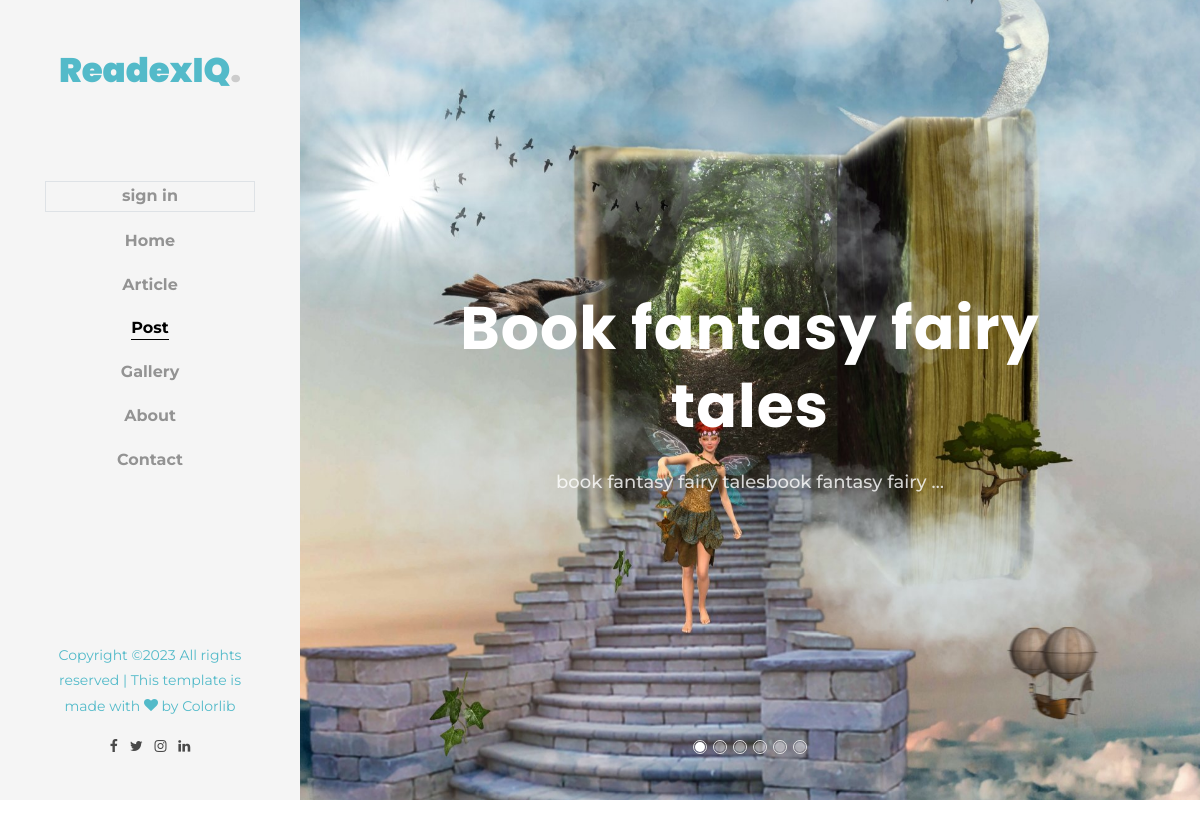
The app's page /article/post/list-post with its own data.
### bookApp/models.py (models this page shows, shortened)
class Author(models.Model):
    user = models.OneToOneField(User, on_delete=models.CASCADE)
    first_name = models.CharField(max_length=20, blank=False, null=True)
    last_name = models.CharField(max_length=20, blank=False, null=True)
    about = models.TextField(blank=False, null=True)
    address = models.TextField(blank=False, null=True)
    street = models.TextField(blank=False, null=True)
    website_name = models.TextField(default='Elen', blank=True, null=True)
    facebook_url = models.CharField(max_length=225, blank=True, null=True)
    twitter_url = models.CharField(max_length=225, blank=True, null=True)
    telegram_url = models.CharField(max_length=225, blank=True, null=True)
    linkdin_url = models.CharField(max_length=225, blank=True, null=True)
    telgram_url = models.CharField(max_length=225, blank=True, null=True)
    tel = models.IntegerField(default="(234) ", null=True)
    image = models.ImageField(upload_to='myApp/image',  blank=False, null=True)

class Post(models.Model):
    title = models.CharField(max_length=100, blank=False, null=True)
    overview = RichTextField(blank=False, null=True)
    updatetime = models.DateTimeField(auto_now=True, blank=False, null=True)
    timestamp = models.DateTimeField(auto_now_add=True, blank=False, null=True)
    like = models.IntegerField(default=0)
    viewer = models.IntegerField(default=0)
    author = models.ForeignKey(Author, related_name='post', on_delete=models.CASCADE)
    picture = models.ImageField(upload_to='myApp/image', blank=False, null=True)
    slug = models.SlugField(null=True)
    categories = models.ManyToManyField(Category, related_name="categories")

### bookApp/views.py (the view)
# urls.py: path('article/post/list-post', AllPostView.as_view(), name='post'),
class AllPostView(ListView):
    queryset = Post.objects.all().order_by('-id')
    context_object_name = 'printers'
    template_name = 'bookApp/all-post.html'
    paginate_by = 6
    def get_context_data(self,**kwargs):
        context = super().get_context_data(**kwargs)
        context['author'] = Author.objects.get(id=1)
        context['print'] = Post.objects.order_by('-id')[0:4]
        context['move'] = Post.objects.order_by('?')[0:6]
        context['deprint'] = Post.objects.order_by('?')[0:3]
        context['sidetag'] = Category.objects.order_by('?')[0:9]
        context['commentst'] = Comment.objects.values('post__title').annotate(Count('post__title'))
        context['sidebar'] = Post.objects.values('categories__title').annotate(Count('categories__title'))
        return context

### bookApp/templates/bookApp/all-post.html (shortened to what this page needs)
{% extends 'bookapp/base.html' %}
{% load humanize %}
{% load static %}
  {% block content %}
	<div id="colorlib-page">
		<aside id="colorlib-aside" role="complementary" class="js-fullheight text-center">
			<h1 id="colorlib-logo"><a href="{% url 'home' %}" style="color: #17a3b8bb;">{{author.website_name|capfirst}}<span>.</span></a></h1>
			<nav id="colorlib-main-menu" role="navigation">
				<ul>
					{% if request.user.is_authenticated %}
				<li>
					<div class="border">
						{{user.username|capfirst|truncatechars:8}}<br>
						<small class="icon-user"> <a href="{% url 'logout' %}"> sign out</a></small>
				    </div>
				</li>
				{% else %}
				<li class="border"><a href="{% url 'login' %}">sign in</a></li>
				{% endif %}
				<li><a href="{% url 'home' %}">Home</a></li>
				<li><a href="{% url 'article' %}">Article</a></li>
				<li class="colorlib-active"><a href="{% url 'post' %}">Post</a></li>
				<li><a href="{% url 'photo' %}">Gallery</a></li>
				<li><a href="{% url 'about' %}">About</a></li>
				<li><a href="{% url 'contact' %}">Contact</a></li>
				</ul>
			</nav>
			<div style="color: #17a3b8bb;" class="colorlib-footer">
				<p>
			  Copyright &copy;<script>document.write(new Date().getFullYear());</script> All rights reserved | This template is made with <i class="icon-heart" aria-hidden="true"></i> by <a href="https://colorlib.com" target="_blank">Colorlib</a>
				<ul>
					<li><a><i class="icon-facebook"></i></a></li>
					<li><a><i class="icon-twitter"></i></a></li>
					<li><a><i class="icon-instagram"></i></a></li>
					<li><a><i class="icon-linkedin"></i></a></li>
				</ul>
			</div>
		</aside>
		<div id="colorlib-main">
			<section class="home-slider js-fullheight owl-carousel">
				{% for moving in move %}
				<a {% if user.is_authenticated %} href="{% url 'viewer' moving.pk %}" {% endif %} href="{% url 'blog-details' moving.pk %}" >
				  <div class="slider-item js-fullheight" style="background-image:url({{moving.picture.url}});">
					<div class="container-fluid">
					  <div class="row no-gutters slider-text slider-text-2 js-fullheight align-items-center justify-content-center" data-scrollax-parent="true">
					  <div class="col-md-10 text-center ftco-animate" data-scrollax=" properties: { translateY: '70%' }">
						<h1 class="mb-4" data-scrollax="properties: { translateY: '30%', opacity: 1.6 }">{{moving.title|capfirst|truncatechars:47}}</h1>
						<p data-scrollax="properties: { translateY: '30%', opacity: 1.6 }">{{moving.overview|capfirst|safe|truncatechars:47}}</p>
					  </div>
					</div>
					</div>
				  </div>
				  </a>
		   {% endfor %}
	    </section>
			<section class="ftco-section">
	    </section>
		</div>
	</div>
{% endblock %}

### bookApp/static/bookApp/css/icomoon.css (style rules this page uses)
[class^="icon-"], [class*=" icon-"] { font-family: 'icomoon' !important; speak: none; font-style: normal; font-weight: normal; font-variant: normal; text-transform: none; line-height: 1; -webkit-font-smoothing: antialiased; -moz-osx-font-smoothing: grayscale; }
.icon-heart:before { content: "\f004"; }
.icon-twitter:before { content: "\f099"; }
.icon-facebook:before { content: "\f09a"; }
.icon-linkedin:before { content: "\f0e1"; }
.icon-instagram:before { content: "\f16d"; }

### records on screen
Author: website_name "ReadexIQ"
Post: picture (picture), title "Book fantasy fairy tales", overview "book fantasy fairy talesbook fantasy fairy …"
